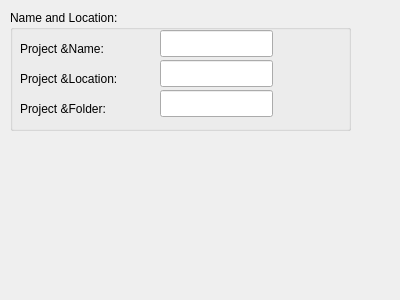
<?xml version="1.0" encoding="UTF-8"?>
<ui version="4.0">
 <class>NewProjectDialog</class>
 <widget class="QDialog" name="NewProjectDialog">
  <property name="geometry">
   <rect>
    <x>0</x>
    <y>0</y>
    <width>400</width>
    <height>300</height>
   </rect>
  </property>
  <property name="windowTitle">
   <string>Dialog</string>
  </property>
  <widget class="QGroupBox" name="groupBox_nameAndLocation">
   <property name="geometry">
    <rect>
     <x>10</x>
     <y>10</y>
     <width>341</width>
     <height>121</height>
    </rect>
   </property>
   <property name="title">
    <string>Name and Location:</string>
   </property>
   <widget class="QLabel" name="label">
    <property name="geometry">
     <rect>
      <x>10</x>
      <y>30</y>
      <width>109</width>
      <height>17</height>
     </rect>
    </property>
    <property name="text">
     <string>Project &amp;Name:</string>
    </property>
   </widget>
   <widget class="QLabel" name="label_2">
    <property name="geometry">
     <rect>
      <x>10</x>
      <y>60</y>
      <width>127</width>
      <height>17</height>
     </rect>
    </property>
    <property name="text">
     <string>Project &amp;Location:</string>
    </property>
   </widget>
   <widget class="QLabel" name="label_3">
    <property name="geometry">
     <rect>
      <x>10</x>
      <y>90</y>
      <width>110</width>
      <height>17</height>
     </rect>
    </property>
    <property name="text">
     <string>Project &amp;Folder:</string>
    </property>
   </widget>
   <widget class="QLineEdit" name="lineEdit">
    <property name="geometry">
     <rect>
      <x>150</x>
      <y>20</y>
      <width>113</width>
      <height>27</height>
     </rect>
    </property>
   </widget>
   <widget class="QLineEdit" name="lineEdit_2">
    <property name="geometry">
     <rect>
      <x>150</x>
      <y>50</y>
      <width>113</width>
      <height>27</height>
     </rect>
    </property>
   </widget>
   <widget class="QLineEdit" name="lineEdit_3">
    <property name="geometry">
     <rect>
      <x>150</x>
      <y>80</y>
      <width>113</width>
      <height>27</height>
     </rect>
    </property>
   </widget>
  </widget>
 </widget>
 <resources/>
 <connections/>
</ui>
